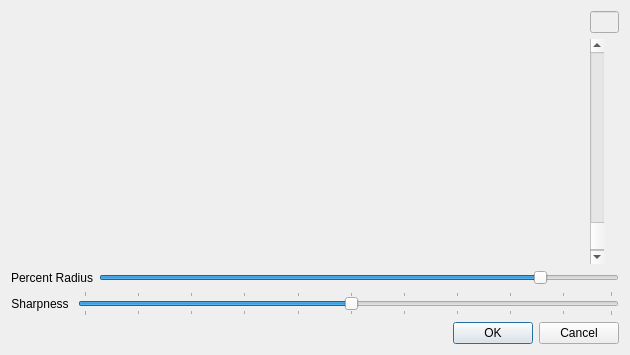
<?xml version="1.0" encoding="UTF-8"?>
<ui version="4.0">
 <class>EdgePlot</class>
 <widget class="QDialog" name="EdgePlot">
  <property name="geometry">
   <rect>
    <x>0</x>
    <y>0</y>
    <width>630</width>
    <height>355</height>
   </rect>
  </property>
  <property name="windowTitle">
   <string>Dialog</string>
  </property>
  <layout class="QVBoxLayout" name="verticalLayout_2" stretch="20,1,1,1">
   <item>
    <layout class="QHBoxLayout" name="horizontalLayout" stretch="20,1">
     <item>
      <widget class="QChartView" name="chart" native="true"/>
     </item>
     <item>
      <layout class="QVBoxLayout" name="verticalLayout">
       <item>
        <widget class="QLineEdit" name="magvalue">
         <property name="enabled">
          <bool>false</bool>
         </property>
        </widget>
       </item>
       <item>
        <widget class="QScrollBar" name="height">
         <property name="minimum">
          <number>-100</number>
         </property>
         <property name="maximum">
          <number>100</number>
         </property>
         <property name="value">
          <number>99</number>
         </property>
         <property name="orientation">
          <enum>Qt::Vertical</enum>
         </property>
         <property name="invertedAppearance">
          <bool>false</bool>
         </property>
        </widget>
       </item>
      </layout>
     </item>
    </layout>
   </item>
   <item>
    <layout class="QHBoxLayout" name="horizontalLayout_2">
     <item>
      <widget class="QLabel" name="label">
       <property name="text">
        <string>Percent Radius</string>
       </property>
       <property name="alignment">
        <set>Qt::AlignRight|Qt::AlignTrailing|Qt::AlignVCenter</set>
       </property>
      </widget>
     </item>
     <item>
      <widget class="QSlider" name="percentRho">
       <property name="value">
        <number>85</number>
       </property>
       <property name="orientation">
        <enum>Qt::Horizontal</enum>
       </property>
      </widget>
     </item>
    </layout>
   </item>
   <item>
    <layout class="QHBoxLayout" name="horizontalLayout_3">
     <item>
      <widget class="QLabel" name="label_2">
       <property name="toolTip">
        <string>Sharpness of Edge</string>
       </property>
       <property name="text">
        <string>Sharpness </string>
       </property>
       <property name="alignment">
        <set>Qt::AlignRight|Qt::AlignTrailing|Qt::AlignVCenter</set>
       </property>
      </widget>
     </item>
     <item>
      <widget class="QSlider" name="power">
       <property name="toolTip">
        <string>Sharpness of curve</string>
       </property>
       <property name="value">
        <number>50</number>
       </property>
       <property name="orientation">
        <enum>Qt::Horizontal</enum>
       </property>
       <property name="tickPosition">
        <enum>QSlider::TicksBothSides</enum>
       </property>
       <property name="tickInterval">
        <number>10</number>
       </property>
      </widget>
     </item>
    </layout>
   </item>
   <item>
    <widget class="QDialogButtonBox" name="buttonBox">
     <property name="orientation">
      <enum>Qt::Horizontal</enum>
     </property>
     <property name="standardButtons">
      <set>QDialogButtonBox::Cancel|QDialogButtonBox::Ok</set>
     </property>
    </widget>
   </item>
  </layout>
 </widget>
 <customwidgets>
  <customwidget>
   <class>QChartView</class>
   <extends>QWidget</extends>
   <header>QtCharts/QtCharts</header>
   <container>1</container>
  </customwidget>
 </customwidgets>
 <resources/>
 <connections>
  <connection>
   <sender>buttonBox</sender>
   <signal>accepted()</signal>
   <receiver>EdgePlot</receiver>
   <slot>accept()</slot>
   <hints>
    <hint type="sourcelabel">
     <x>248</x>
     <y>254</y>
    </hint>
    <hint type="destinationlabel">
     <x>157</x>
     <y>274</y>
    </hint>
   </hints>
  </connection>
  <connection>
   <sender>buttonBox</sender>
   <signal>rejected()</signal>
   <receiver>EdgePlot</receiver>
   <slot>reject()</slot>
   <hints>
    <hint type="sourcelabel">
     <x>316</x>
     <y>260</y>
    </hint>
    <hint type="destinationlabel">
     <x>286</x>
     <y>274</y>
    </hint>
   </hints>
  </connection>
 </connections>
</ui>
